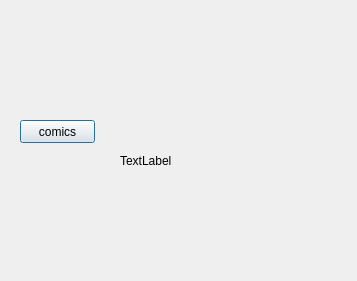
<?xml version="1.0" encoding="UTF-8"?>
<ui version="4.0">
 <class>main_widget</class>
 <widget class="QDialog" name="main_widget">
  <property name="geometry">
   <rect>
    <x>0</x>
    <y>0</y>
    <width>357</width>
    <height>281</height>
   </rect>
  </property>
  <property name="windowTitle">
   <string>Dialog</string>
  </property>
  <widget class="QPushButton" name="btn_comics">
   <property name="geometry">
    <rect>
     <x>20</x>
     <y>120</y>
     <width>75</width>
     <height>23</height>
    </rect>
   </property>
   <property name="text">
    <string>comics</string>
   </property>
  </widget>
  <widget class="QLabel" name="image_label">
   <property name="geometry">
    <rect>
     <x>120</x>
     <y>60</y>
     <width>191</width>
     <height>201</height>
    </rect>
   </property>
   <property name="text">
    <string>TextLabel</string>
   </property>
  </widget>
 </widget>
 <resources/>
 <connections/>
</ui>
